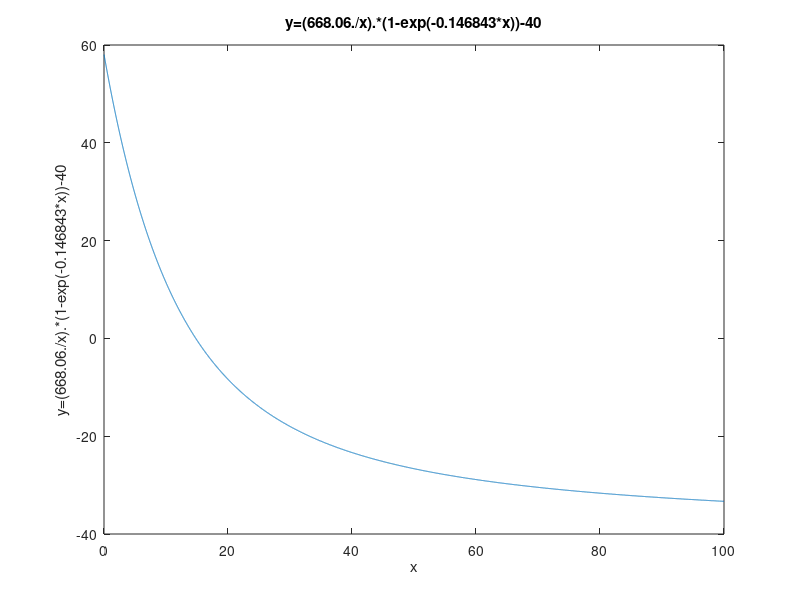

This figure's MATLAB source:
x=0:0.01:100
y=(668.06./x).*(1-exp(-0.146843*x))-40
figure
plot(x,y)
title('y=(668.06./x).*(1-exp(-0.146843*x))-40')
xlabel('x')
ylabel('y=(668.06./x).*(1-exp(-0.146843*x))-40')
